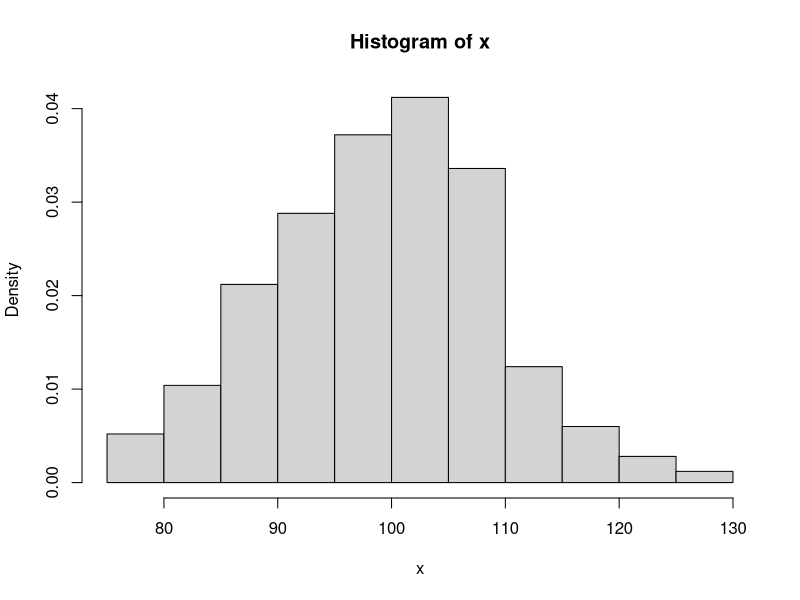
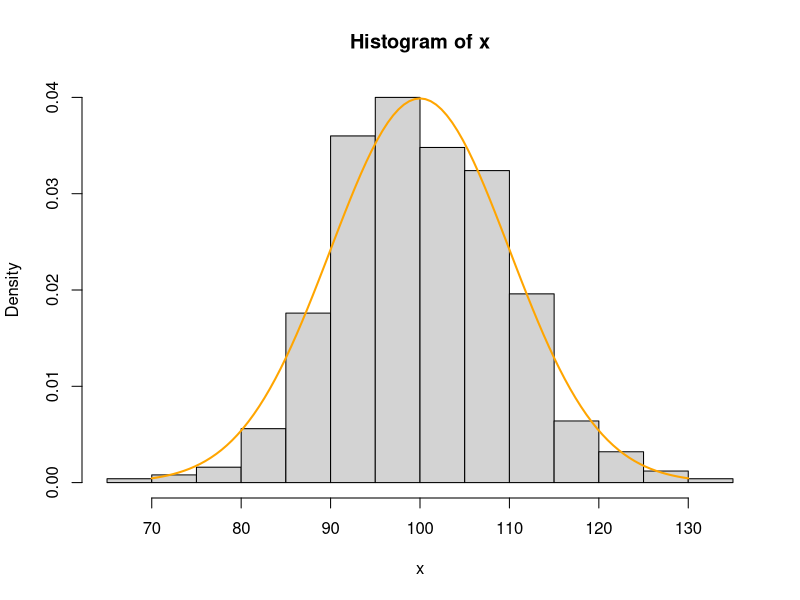
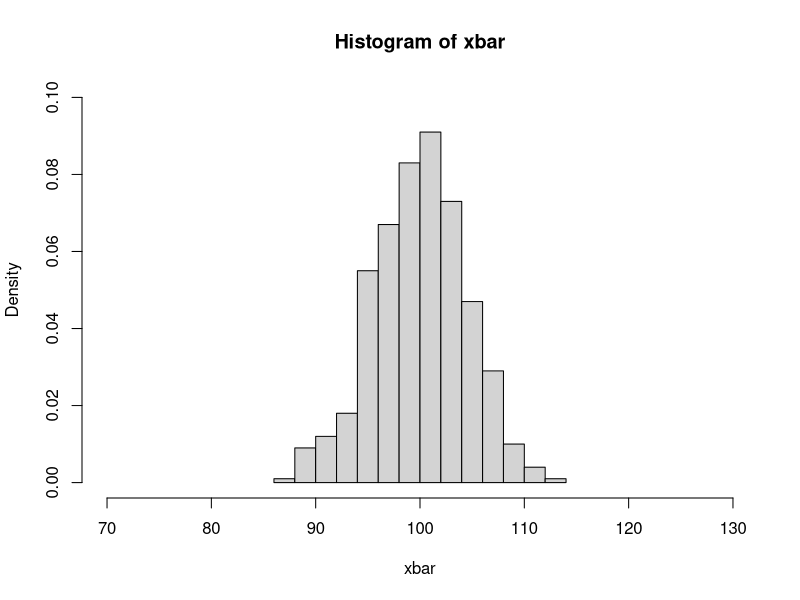
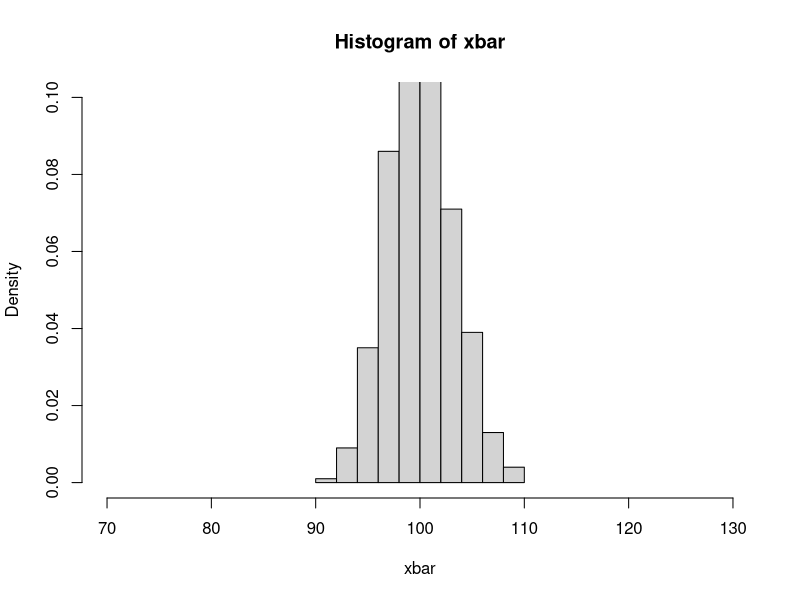

Write R code to recreate these figures, in order.
name = c("Osita", "Onyejekwe")
"Cental Limit Theorem or the Law of Large Numbers"

# Note CTL+L Clears Console 
# Note rm(list = ls(all.names = TRUE)) Clears workspace 
# To comment out Block of code: CTRL(Command)+SHIFT+C


# Question Number 1 
#Let's use the rnorm command to draw 500 numbers at random from
#a normal distribution having mean 100 and standard deviation 10.

x=rnorm(500,mean=100,sd=10)     #### run this line ####

# Question Number 2
# A histogram of 500 random numbers drawn from a normal distribution with mean 100 and standard deviation 10.

hist(x,prob=TRUE)

# Question Number 3
#Draw a new set of 500 random numbers from the normal distribution having mean 100 and standard deviation 10.
#along with its histogram 

x=rnorm(500,mean=100,sd=10)
hist(x,prob=TRUE, ylim=c(0,0.04)) 

# The histogram in Figure 2 is different from the histogram shown in Figure 1, owing to the "random" selection of numbers. 
# However, it does share some common traits with the histogram shown in Figure 1: (1) it appears "normal" in shape, (2) 
# it appears to be "balanced" or "centered" about 100, and (3) all data appears to occur within 3 increments of 10 of the mean. 
# This is strong evidence that the random numbers have been drawn from a normal 
# distribution having mean 100 and standard deviation

# Question Number 4

#Superimpose a normal curve having mean 100 and standard deviation 10.

curve(dnorm(x,mean=100,sd=10),70,130,add=TRUE,lwd=2,col="orange")

# In its simplest form, the syntax curve(f(x),from=,to=) draws the "function" defined by f(x) on the interval (from,to). 

# Our function is dnorm(x,mean=100,sd=10). The curve command sketches this function of x on the interval (from,to).

# The notation "from=" and "to=" may be omitted if the arguments are submitted in the proper order to the curve command, 
# function first, value of "from" second, then value of "to" third. That is what we've done, substituting 70 for "from" and 130
# for "to".If the argument "add" is set to TRUE, as we have done, then the curve is "added" 
# to the existing figure.

# If this argument is omitted, or if it is set to FALSE, then a new plot is drawn,
# erasing any previous graphics drawn.

#######################################The Distribution of Sample Means####################################

# The Distribution of Sample Means
# In our previous examples, we drew 500 random numbers from a normal distribution with mean 100 and standard deviation 10. 
# This is called "drawing a sample of size 500" from the normal distribution with mean 100 and standard deviation 10. 
# This leads to a sample of 500 random numbers. One immediate question we can ask is "what is the mean of our sample?"

x=rnorm(500,mean=100,sd=10)
mean(x)

#Producing a Vector of Sample Means 

mu= 100; sigma = 10; n=5
xbar = rep(0,500)      #xbar is a vecotor containing 500 zeros 

# The rep command "repeats" the entry zero 500 times. As a result, 
# the vector xbar now contains 500 entries, each of which is zero.

for (i in 1:500) { xbar[i]=mean(rnorm(n,mean=mu,sd=sigma)) }
hist(xbar,prob=TRUE, xlim=c(70,130),ylim=c(0,0.1))
mean(xbar)

mu=100; sigma=10
n=10
xbar=rep(0,500)
for (i in 1:500) {xbar[i]=mean(rnorm(n,mean=mu,sd=sigma))}
hist(xbar,prob=TRUE,breaks=12,xlim=c(70,130),ylim=c(0,0.1))
